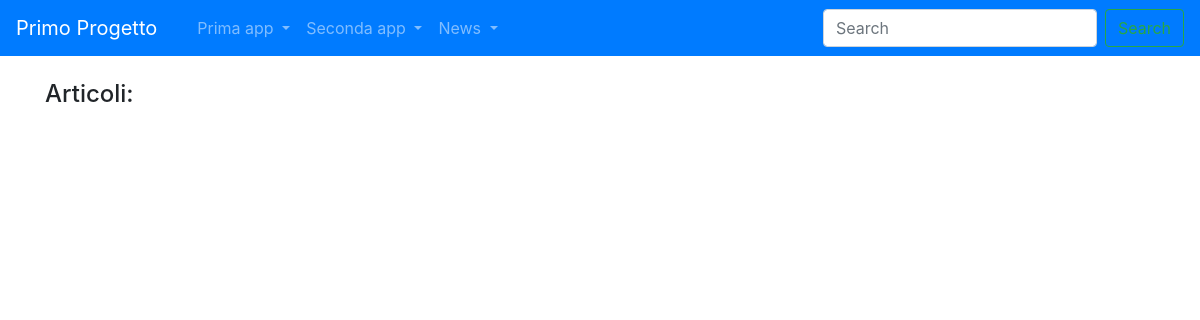
Before: /news/lista_articoli/ with the older database file.
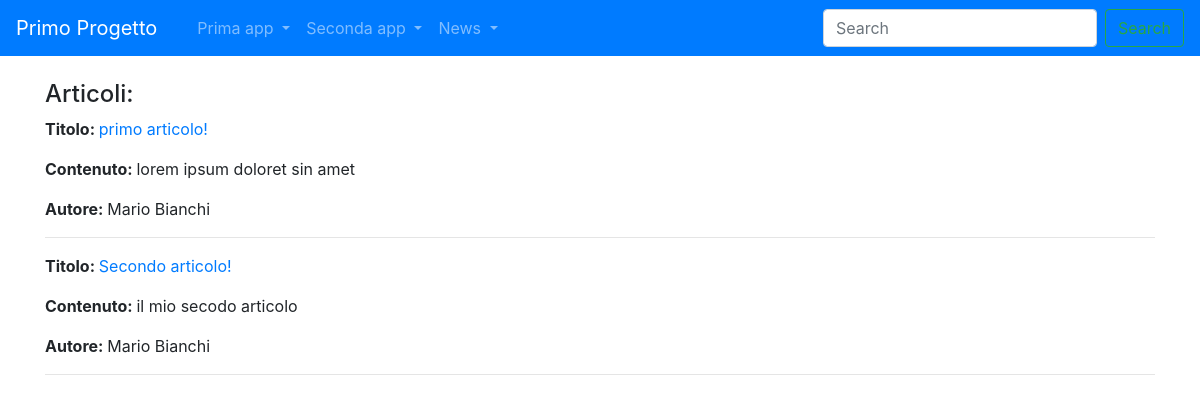
After: the same page with the newer database file.
### news/models.py (models this page shows, shortened)
class Articolo(models.Model):
    titolo = models.CharField(max_length=100)
    contenuto = models.TextField()
    giornalista = models.ForeignKey(Giornalista, on_delete=models.CASCADE, related_name="articoli",default=1)

class Giornalista(models.Model):
    nome = models.CharField(max_length=20)
    cognome = models.CharField(max_length=20)
    def __str__ (self):
        return self.nome+" "+self.cognome

### news/views.py (the view)
# urls.py: path("lista_articoli/", ArticoloListView.as_view(), name="lista_articoli"),
class ArticoloListView(ListView):
    model= Articolo
    template_name= "lista_articoli.html"
    def get_context_data(self, **kwargs):
        context= super().get_context_data(**kwargs)
        context["articoli"] = Articolo.objects.all()
        return context

### news/templates/lista_articoli.html (shortened to what this page needs)
{% extends 'base.html' %}
{% block content %}
    <h4>Articoli:</h4>
    {% for articolo in articoli %}
        <p><strong>Titolo: </strong><a href="/news/articoli/{{ articolo.id }}">{{ articolo.titolo }}</a></p>
        <p><strong>Contenuto: </strong>{{ articolo.contenuto }}</p>
        <p><strong>Autore: </strong>{{ articolo.giornalista }}</p>
        <hr>
    {% endfor %}
{% endblock content %}

Changed rows visible on the page:
added Articolo: titolo "primo articolo!", contenuto "lorem ipsum doloret sin amet", giornalista "Mario Bianchi"
added Articolo: titolo "Secondo articolo!", contenuto "il mio secodo articolo", giornalista "Mario Bianchi"
